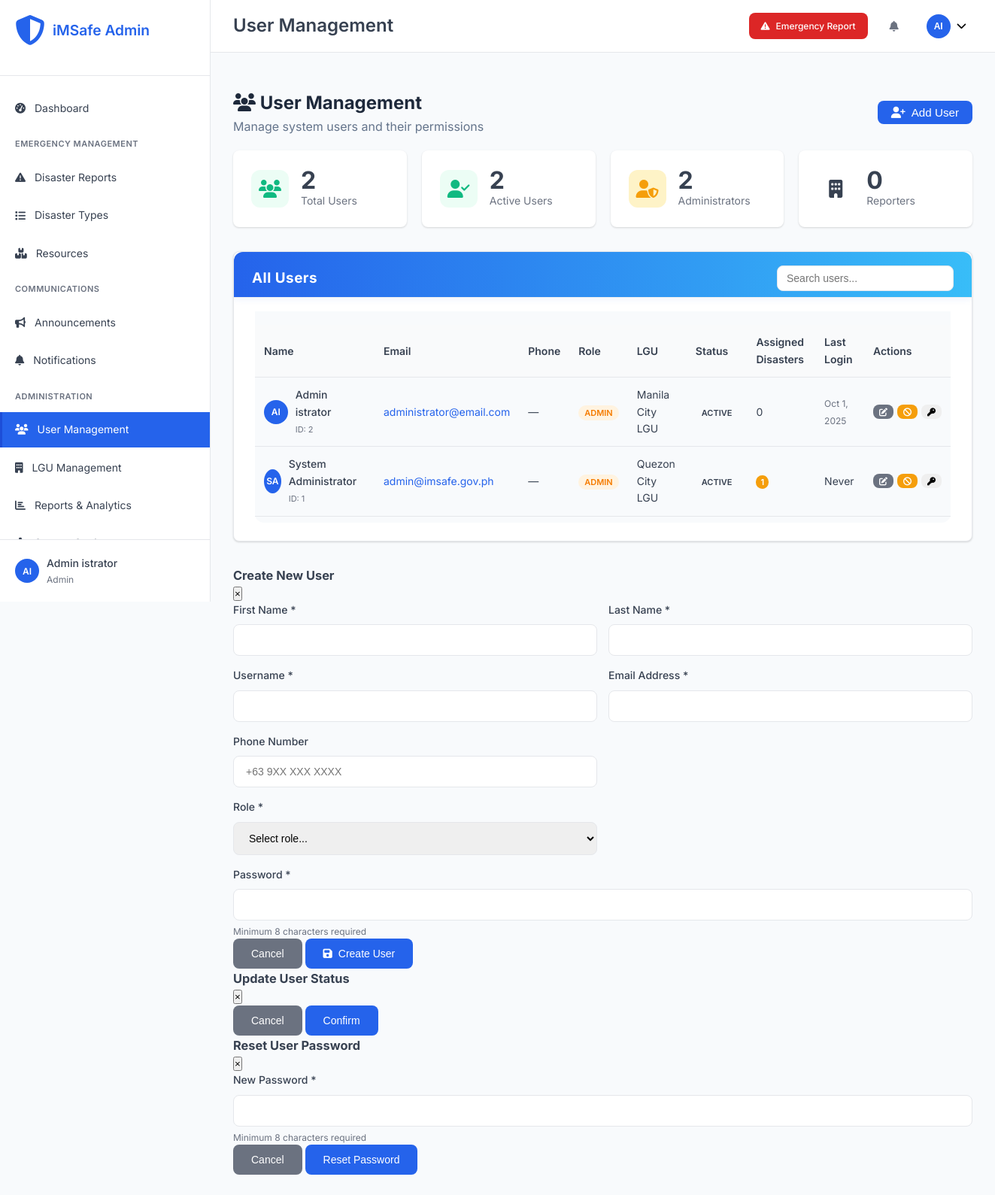
Before: /admin/users.php (signed in) with the older database file.
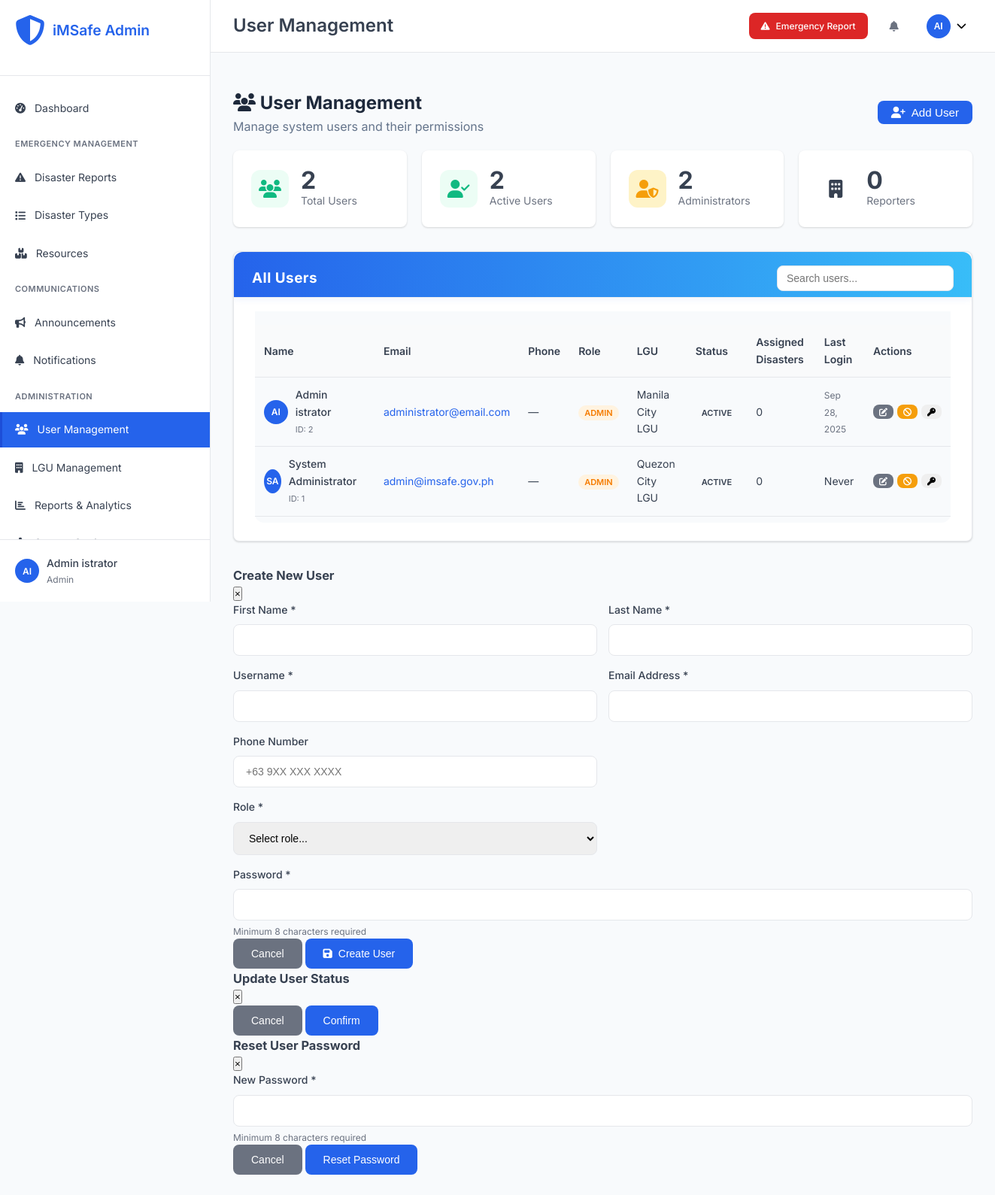
After: the same page with the newer database file.
### tables this page shows
CREATE TABLE `users` (
  `user_id` int(11) NOT NULL,
  `username` varchar(50) NOT NULL,
  `email` varchar(100) NOT NULL,
  `password_hash` varchar(255) NOT NULL,
  `first_name` varchar(50) NOT NULL,
  `last_name` varchar(50) NOT NULL,
  `role` enum('admin','reporter') NOT NULL DEFAULT 'reporter',
  `lgu_assigned` varchar(100) DEFAULT NULL,
  `lgu_id` int(11) DEFAULT NULL,
  `phone` varchar(20) DEFAULT NULL,
  `is_active` tinyint(1) DEFAULT 1,
  `email_verified` tinyint(1) DEFAULT 0,
  `created_at` timestamp NOT NULL DEFAULT current_timestamp(),
  `updated_at` timestamp NOT NULL DEFAULT current_timestamp() ON UPDATE current_timestamp(),
  `last_login` timestamp NULL DEFAULT NULL
);

CREATE TABLE `lgus` (
  `lgu_id` int(11) NOT NULL,
  `lgu_name` varchar(100) NOT NULL,
  `lgu_type` enum('city','municipality','province','barangay') NOT NULL,
  `region` varchar(50) DEFAULT NULL,
  `province` varchar(50) DEFAULT NULL,
  `city_municipality` varchar(50) DEFAULT NULL,
  `barangay` varchar(50) DEFAULT NULL,
  `contact_person` varchar(100) DEFAULT NULL,
  `contact_phone` varchar(20) DEFAULT NULL,
  `contact_email` varchar(100) DEFAULT NULL,
  `office_address` text DEFAULT NULL,
  `response_time_hours` int(11) DEFAULT 24,
  `is_active` tinyint(1) DEFAULT 1,
  `created_at` timestamp NOT NULL DEFAULT current_timestamp(),
  `updated_at` timestamp NOT NULL DEFAULT current_timestamp() ON UPDATE current_timestamp()
);

### admin/users.php (the view, shortened to what the changed rows need)
<?php
require_once '../config/database.php';
try {
    $stmt = $pdo->query("
        SELECT u.*, l.lgu_name,
               COUNT(d.disaster_id) as assigned_disasters
        FROM users u
        LEFT JOIN lgus l ON u.lgu_id = l.lgu_id
        LEFT JOIN disasters d ON u.user_id = d.assigned_user_id AND d.status NOT IN ('resolved', 'closed')
        GROUP BY u.user_id
        ORDER BY u.created_at DESC
    ");
    $users = $stmt->fetchAll();
} catch (Exception $e) {
    error_log("Users fetch error: " . $e->getMessage());
    $users = [];
    $lgus = [];
}
include 'includes/header.php';
?>
<div class="page-header">
    <div class="page-title">
        <h2><i class="fas fa-users"></i> User Management</h2>
    </div>
</div>
<div class="dashboard-card">
    <div class="card-content">
        <div class="table-responsive">
            <table id="users-table" class="table">
                <thead>
                    <tr>
                        <th>Name</th>
                        <th>Email</th>
                        <th>Phone</th>
                        <th>Role</th>
                        <th>LGU</th>
                        <th>Status</th>
                        <th>Assigned Disasters</th>
                        <th>Last Login</th>
                        <th>Actions</th>
                    </tr>
                </thead>
                <tbody>
                    <?php foreach ($users as $user): ?>
                        <tr>
                            <td>
                                <div class="user-info">
                                    <div class="user-avatar">
                                        <?php echo strtoupper(substr($user['first_name'], 0, 1) . substr($user['last_name'], 0, 1)); ?>
                                    </div>
                                    <div>
                                        <div class="user-name"><?php echo htmlspecialchars($user['first_name'] . ' ' . $user['last_name']); ?></div>
                                        <small class="user-id">ID: <?php echo $user['user_id']; ?></small>
                                    </div>
                                </div>
                            </td>
                            <td>
                                <a href="mailto:<?php echo $user['email']; ?>" class="email-link">
                                    <?php echo htmlspecialchars($user['email']); ?>
                                </a>
                            </td>
                            <td>
                                <?php if ($user['phone']): ?>
                                    <a href="tel:<?php echo $user['phone']; ?>" class="phone-link">
                                        <?php echo htmlspecialchars($user['phone']); ?>
                                    </a>
                                <?php else: ?>
                                    <span class="text-muted">—</span>
                                <?php endif; ?>
                            </td>
                            <td>
                                <span class="role-badge role-<?php echo $user['role']; ?>">
                                    <?php echo ucfirst(str_replace('_', ' ', $user['role'])); ?>
                                </span>
                            </td>
                            <td>
                                <?php echo $user['lgu_name'] ? htmlspecialchars($user['lgu_name']) : '<span class="text-muted">—</span>'; ?>
                            </td>
                            <td>
                                <span class="status-badge <?php echo $user['is_active'] ? 'status-active' : 'status-inactive'; ?>">
                                    <?php echo $user['is_active'] ? 'Active' : 'Inactive'; ?>
                                </span>
                            </td>
                            <td>
                                <?php if ($user['assigned_disasters'] > 0): ?>
                                    <span class="disaster-count"><?php echo $user['assigned_disasters']; ?></span>
                                <?php else: ?>
                                    <span class="text-muted">0</span>
                                <?php endif; ?>
                            </td>
                            <td>
                                <?php if ($user['last_login']): ?>
                                    <span class="last-login" title="<?php echo $user['last_login']; ?>">
                                        <?php echo date('M j, Y', strtotime($user['last_login'])); ?>
                                    </span>
                                <?php else: ?>
                                    <span class="text-muted">Never</span>
                                <?php endif; ?>
                            </td>
                            <td>
                                <div class="action-buttons">
                                    <button onclick="editUser(<?php echo $user['user_id']; ?>)"
                                            class="btn btn-xs btn-secondary" title="Edit User">
                                        <i class="fas fa-edit"></i>
                                    </button>
                                    <button onclick="toggleUserStatus(<?php echo $user['user_id']; ?>, <?php echo $user['is_active'] ? 0 : 1; ?>)"
                                            class="btn btn-xs <?php echo $user['is_active'] ? 'btn-warning' : 'btn-success'; ?>"
                                            title="<?php echo $user['is_active'] ? 'Deactivate' : 'Activate'; ?> User">
                                        <i class="fas fa-<?php echo $user['is_active'] ? 'ban' : 'check'; ?>"></i>
                                    </button>
                                    <button onclick="resetPassword(<?php echo $user['user_id']; ?>)"
                                            class="btn btn-xs btn-info" title="Reset Password">
                                        <i class="fas fa-key"></i>
                                    </button>
                                </div>
                            </td>
                        </tr>
                    <?php endforeach; ?>
                </tbody>
            </table>
        </div>
    </div>
</div>
<?php include 'includes/footer.php'; ?>

Changed rows visible on the page:
changed users "Admin istrator": last_login "Oct 1, 2025" → "Sep 28, 2025"
shown differently, row unchanged: users "System Administrator": assigned_disasters "1" → (not shown); now shows "0"
